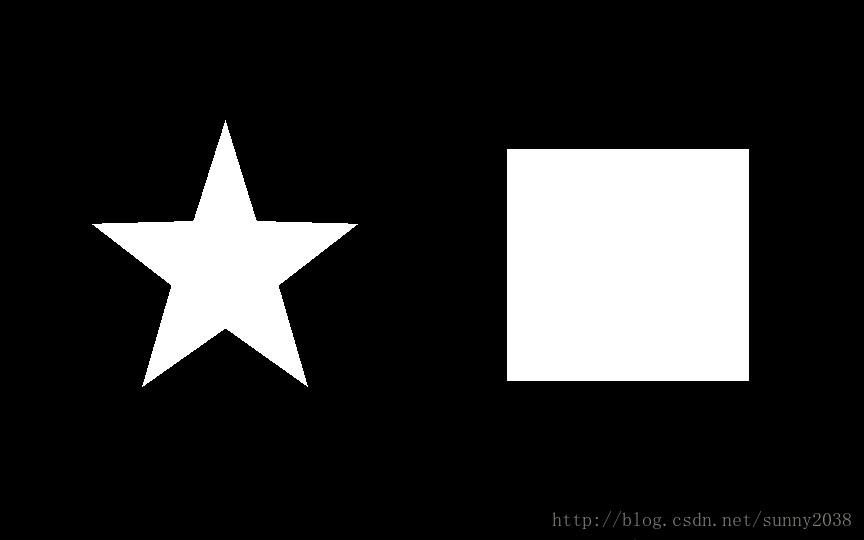
#> input picture plate_ segmentation/testing_bkp/bkp/1.jpg, 864 x 540 px, found by its file name
$ jupyter execute --allow-errors test.ipynb   (Python 2 division)   (older library calls are emulated)
#> lines starting #> are read from the running program, lines starting #| are printed output that depends on the picture; after the words box and inside, x2 and y2 are one past the last pixel; in counts of white or black regions, pixels touching at a corner belong together
#> (a cell that did not finish here is left out)

[cell 2]
#encoding:utf-8
import cv2
img=cv2.imread("./1.jpg")
#> img is the input picture: shape (540, 864, 3); mean B, G, R 44.1, 44.1, 44.1
gray = cv2.cvtColor(img,cv2.COLOR_BGR2GRAY)
#gray=cv2.GaussianBlur(gray, (3, 3), 0)
#gray=cv2.Canny(gray,100,300)
ret, binary = cv2.threshold(gray,127,255,cv2.THRESH_BINARY)
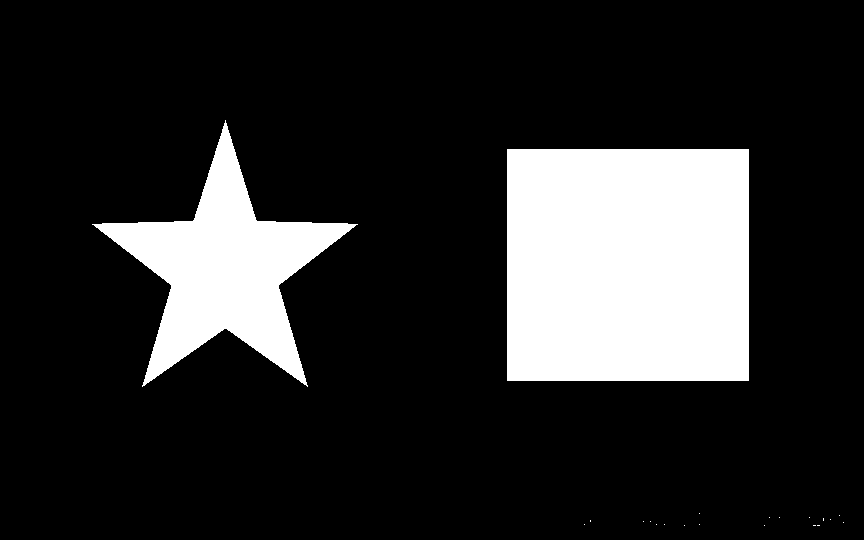
#> binary: shape (540, 864); 17.2% white; 21 white regions (19 under 20 px)

binary,contours,hierarchy= cv2.findContours(binary,cv2.RETR_TREE,cv2.CHAIN_APPROX_SIMPLE)
#> contours = 21 contours, 19 with area under 20; largest, box (x1, y1, x2, y2) and area: (507, 149, 749, 381) 55671, (92, 120, 358, 387) 23784
cv2.drawContours(img,contours,-1,(0,0,255),3)
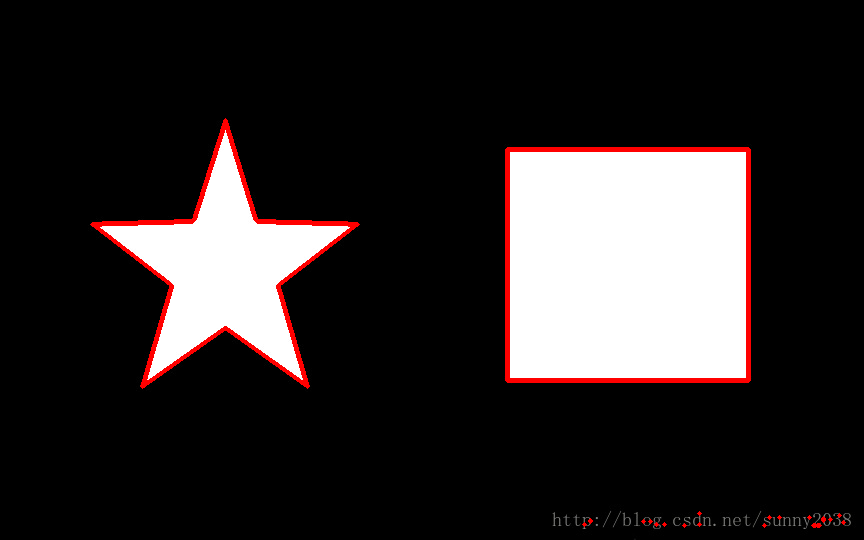
#> img: shape (540, 864, 3); 2.05% of pixels changed, all inside (x1, y1, x2, y2) = (90, 118, 846, 528)
#print(contours[0])
cv2.imshow("0",binary)
#cv2.imshow("win10",img)
cv2.waitKey(0)

[cell 3]
import cv2
import numpy as np
img = cv2.imread('./1.png')
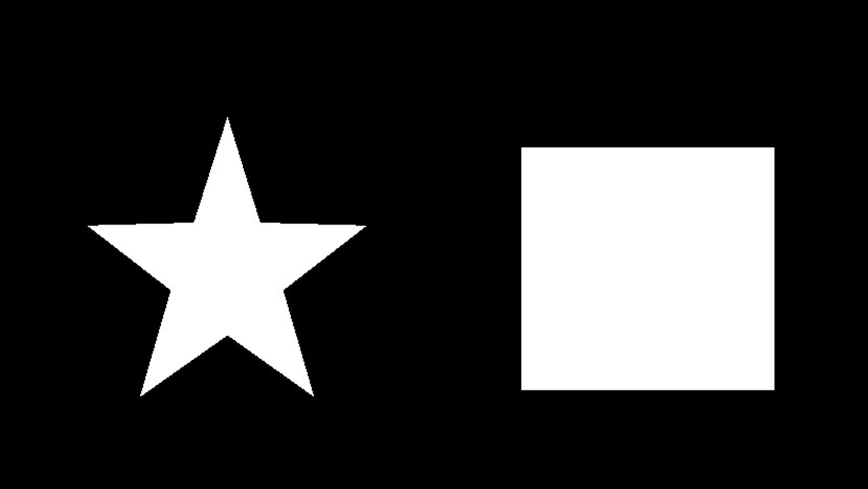
#> input picture plate_ segmentation/testing_bkp/bkp/1.png, 1736 x 978 px, found by its file name (shown at 1/2 size)
#> img is the input picture: shape (978, 1736, 3); mean B, G, R 52.9, 52.9, 52.9
gray = cv2.cvtColor(img,cv2.COLOR_BGR2GRAY)
#> gray: shape (978, 1736)
ret, binary = cv2.threshold(gray,127,255,cv2.THRESH_BINARY)
#> binary: shape (978, 1736); 20.8% white; 2 white regions

binary,contours, hierarchy = cv2.findContours(binary,cv2.RETR_TREE,cv2.CHAIN_APPROX_SIMPLE)
#> contours = 2 contours; box (x1, y1, x2, y2) and area: (1043, 295, 1549, 780) 244420, (176, 234, 732, 793) 106020
#print contours
contours_update=[]

#> (the rest of this cell did not finish here and is left out)

[cell 4]
import cv2
import numpy as np
img = cv2.imread('./1.png')
gray = cv2.cvtColor(img,cv2.COLOR_BGR2GRAY)
M=np.mat(gray)
print M
#> (printed output is left out)
print  M.getA()
#> (printed output is left out)

[cell 5]
#encoding:utf-8
import cv2
import numpy as np
res=[]

img=cv2.imread("./1.jpg")
res.append(img)
a=np.array(res)
print a.shape
#| (1, 540, 864, 3)
res.append(img)
b=np.array(res)
print b.shape
#| (2, 540, 864, 3)
